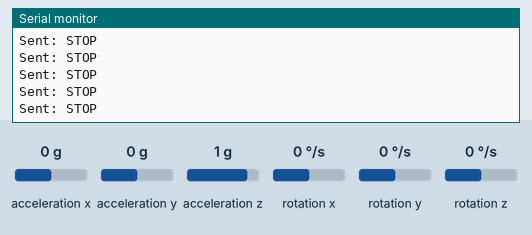
Bench run of a sketch on a simulated Arduino Uno, built with avr-gcc and run on an emulated ATmega328P. Parts: the last lines printed to the serial monitor. The test bench sets the inputs (shaded band); at power-on: acceleration x 0 g, acceleration y 0 g, acceleration z 1 g, rotation x 0 °/s, rotation y 0 °/s, rotation z 0 °/s.

Above: at 1.2 s.
1.3 s: acceleration x set to -1.4 g
At 1.64 s:
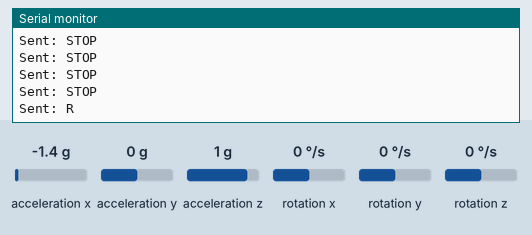
3.3 s: acceleration y set to -1.4 g
At 3.51 s:
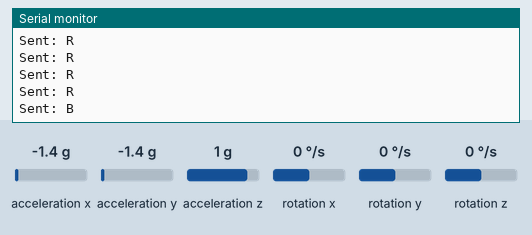
5.2 s: acceleration y set to 1.4 g
At 5.37 s:
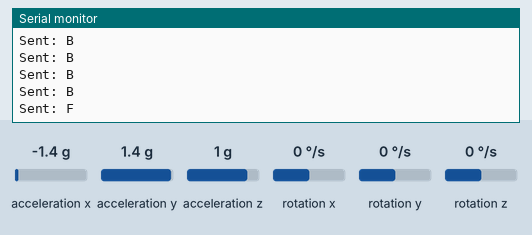

The sketch:

Transmitter.ino
```cpp
#include <Wire.h>
#include <MPU6050.h>
#include <SoftwareSerial.h>

MPU6050 mpu;
SoftwareSerial rfSerial(2, 3); // TX=3, RX=2 (connected to RF transmitter)

int16_t ax, ay, az;
int16_t gx, gy, gz;

void setup() {
  Wire.begin();
  Serial.begin(9600);
  rfSerial.begin(9600);

  Serial.println("Initializing MPU6050...");
  mpu.initialize();
  if (!mpu.testConnection()) {
    Serial.println("MPU6050 connection failed!");
    while (1);
  }
  Serial.println("MPU6050 ready");
}

void loop() {
  mpu.getMotion6(&ax, &ay, &az, &gx, &gy, &gz);

  String cmd = "STOP";
  if (ay > 15000) cmd = "F";    // Forward
  else if (ay < -15000) cmd = "B"; // Backward
  else if (ax > 15000) cmd = "L";  // Left
  else if (ax < -15000) cmd = "R"; // Right

  rfSerial.println(cmd);
  Serial.println("Sent: " + cmd);

  delay(200);
}
```

Measured:
- after the input at 1.3 s, the serial monitor: prints a new line after 0.18 s (image 1)
- after the input at 3.3 s, the serial monitor: prints a new line after 0.05 s (image 2)
- after the input at 5.2 s, the serial monitor: prints a new line at once (image 3)
